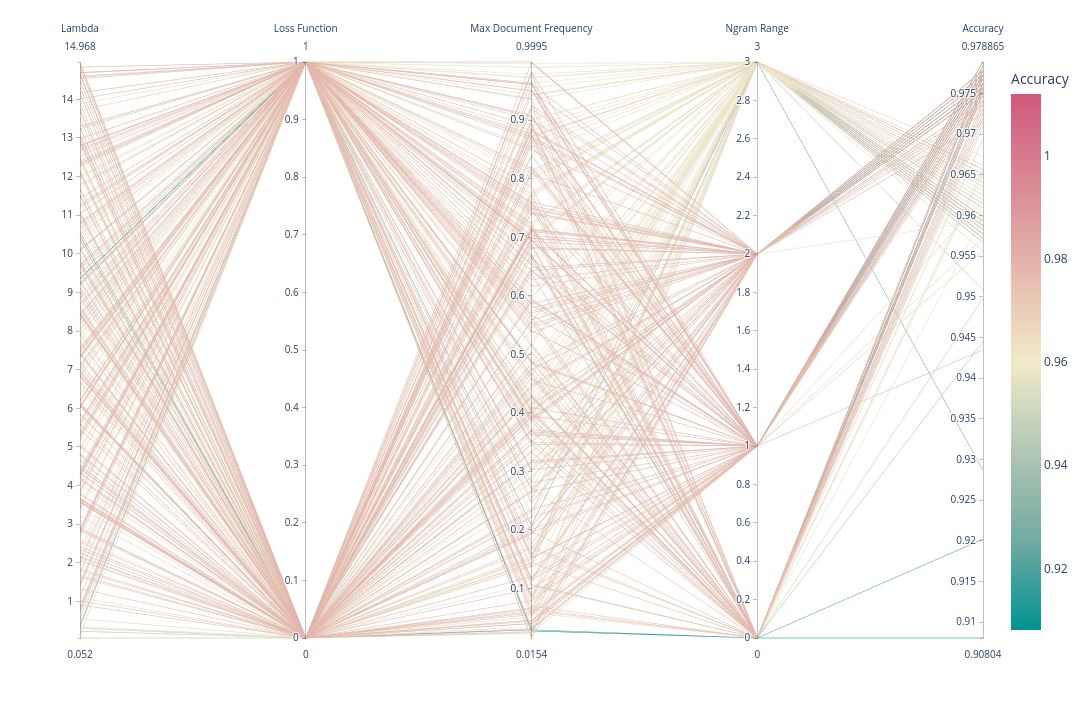

Write notebook code for a chart like this one.
### Code cell
import plotly.express as px

fig = px.parallel_coordinates(
    data, 
    color="mean_test_score",
    labels={
        "mean_test_score": "Accuracy",
        "param_classifier__loss": "Loss Function",
        "param_vectorizer__ngram_range": "Ngram Range",
        "param_vectorizer__max_df": "Max Document Frequency",
        "param_classifier__C": "Lambda"
    },
    color_continuous_scale=px.colors.diverging.Tealrose,
    color_continuous_midpoint=0.96,
    width=1280, 
    height=720
)
fig.show()

### Figure 1 — Plotly figure (JSON) as saved in the notebook; plotly's stock layout.template omitted (floating-point values rounded to 4 significant figures; data arrays with more than 128 entries replaced by an {"elided": "..."} marker saying what was removed)
{"data": [{"dimensions": [{"label": "Lambda", "values": {"elided": "300 float values"}}, {"label": "Loss Function", "values": {"elided": "300 int values"}}, {"label": "Max Document Frequency", "values": {"elided": "300 float values"}}, {"label": "Ngram Range", "values": {"elided": "300 int values"}}, {"label": "Accuracy", "values": {"elided": "300 float values"}}], "domain": {"x": [0, 1], "y": [0, 1]}, "line": {"color": {"elided": "300 float values"}, "coloraxis": "coloraxis"}, "name": "", "type": "parcoords"}], "layout": {"coloraxis": {"cmid": 0.96, "colorbar": {"title": {"text": "Accuracy"}}, "colorscale": [[0, "rgb(0, 147, 146)"], [0.1667, "rgb(114, 170, 161)"], [0.3333, "rgb(177, 199, 179)"], [0.5, "rgb(241, 234, 200)"], [0.6667, "rgb(229, 185, 173)"], [0.8333, "rgb(217, 137, 148)"], [1, "rgb(208, 88, 126)"]]}, "height": 720, "legend": {"tracegroupgap": 0}, "margin": {"t": 60}, "width": 1280}}
